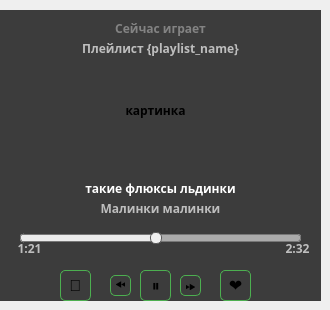
    <widget class="QWidget" name="homepage">
     <widget class="QWidget" name="widget_7" native="true">
      <property name="geometry">
       <rect>
        <x>0</x>
        <y>10</y>
        <width>321</width>
        <height>291</height>
       </rect>
      </property>
      <property name="styleSheet">
       <string notr="true">background-color: rgb(60, 60, 60);</string>
      </property>
      <widget class="QLabel" name="imgtrackmain">
       <property name="geometry">
        <rect>
         <x>90</x>
         <y>50</y>
         <width>131</width>
         <height>101</height>
        </rect>
       </property>
       <property name="font">
        <font>
         <family>Metropolis Semi Bold</family>
         <weight>75</weight>
         <bold>true</bold>
        </font>
       </property>
       <property name="text">
        <string>картинка</string>
       </property>
       <property name="alignment">
        <set>Qt::AlignCenter</set>
       </property>
      </widget>
      <widget class="QSlider" name="ProgressTrackSlider">
       <property name="geometry">
        <rect>
         <x>20</x>
         <y>220</y>
         <width>281</width>
         <height>16</height>
        </rect>
       </property>
       <property name="styleSheet">
        <string notr="true">QSlider::groove:horizontal {
    border: 1px solid #bbb;
    background: rgb(171, 171, 171);
    height: 6px;
    border-radius: 3px;
}

QSlider::sub-page:horizontal {
    background: rgb(235, 235, 235);
    border: 1px solid #777;
    height: 6px;
    border-radius: 3px;
}

QSlider::add-page:horizontal {
    background: rgb(171, 171, 171);
    border: 1px solid #777;
    height: 6px;
    border-radius: 3px;
}

QSlider::handle:horizontal {
    background: rgb(240, 240, 240);
    border: 1px solid #5c5c5c;
    width: 10px;
    height: 10px;
    margin: -3px 0; /* centering the handle vertically */
    border-radius: 5px; /* making it circular */
}

QSlider::handle:horizontal:hover {
    background: rgb(243, 243, 243); /* slightly lighter green */
}

QSlider::handle:horizontal:pressed {
    background:  rgb(255, 255, 255); /* slightly darker green */
}
</string>
       </property>
       <property name="value">
        <number>48</number>
       </property>
       <property name="orientation">
        <enum>Qt::Horizontal</enum>
       </property>
      </widget>
      <widget class="QPushButton" name="prevtrackbtnmain">
       <property name="geometry">
        <rect>
         <x>110</x>
         <y>265</y>
         <width>21</width>
         <height>21</height>
        </rect>
       </property>
       <property name="styleSheet">
        <string notr="true">    QPushButton {
        background: none;
        border: 2px solid green; /* зелена обводка */
        color: #000; /* чорний колір тексту */
        padding: 10px 20px;
        font-size: 16px;
    border: 1px solid #4CAF50;
    border-radius: 5px;
    padding: 5px;
    }
QPushButton:hover {
    background-color: #66BB6A;
}

QPushButton:pressed {
    background-color: #388E3C;
}</string>
       </property>
       <property name="text">
        <string>⏮️</string>
       </property>
      </widget>
      <widget class="QPushButton" name="pausebtnmain">
       <property name="geometry">
        <rect>
         <x>140</x>
         <y>260</y>
         <width>31</width>
         <height>31</height>
        </rect>
       </property>
       <property name="styleSheet">
        <string notr="true">    QPushButton {
        background: none;
        border: 2px solid green; /* зелена обводка */
        color: #000; /* чорний колір тексту */
        padding: 10px 20px;
        font-size: 16px;
    border: 1px solid #4CAF50;
    border-radius: 5px;
    padding: 5px;
    }
QPushButton:hover {
    background-color: #66BB6A;
}

QPushButton:pressed {
    background-color: #388E3C;
}</string>
       </property>
       <property name="text">
        <string>⏸️</string>
       </property>
      </widget>
      <widget class="QPushButton" name="nextbtnmain">
       <property name="geometry">
        <rect>
         <x>180</x>
         <y>265</y>
         <width>21</width>
         <height>21</height>
        </rect>
       </property>
       <property name="styleSheet">
        <string notr="true">    QPushButton {
        background: none;
        border: 2px solid green; /* зелена обводка */
        color: #000; /* чорний колір тексту */
        padding: 10px 20px;
        font-size: 16px;
    border: 1px solid #4CAF50;
    border-radius: 5px;
    padding: 5px;
    }
QPushButton:hover {
    background-color: #66BB6A;
}

QPushButton:pressed {
    background-color: #388E3C;
}</string>
       </property>
       <property name="text">
        <string>⏭️</string>
       </property>
      </widget>
      <widget class="QPushButton" name="btnaddtoplaylistmain">
       <property name="geometry">
        <rect>
         <x>60</x>
         <y>260</y>
         <width>31</width>
         <height>31</height>
        </rect>
       </property>
       <property name="styleSheet">
        <string notr="true">    QPushButton {
        background: none;
        border: 2px solid green; /* зелена обводка */
        color: #000; /* чорний колір тексту */
        padding: 10px 20px;
        font-size: 16px;
    border: 1px solid #4CAF50;
    border-radius: 5px;
    padding: 5px;
    }
QPushButton:hover {
    background-color: #66BB6A;
}

QPushButton:pressed {
    background-color: #388E3C;
}</string>
       </property>
       <property name="text">
        <string>🔰</string>
       </property>
      </widget>
      <widget class="QPushButton" name="btnaddtoplikelistmain">
       <property name="geometry">
        <rect>
         <x>220</x>
         <y>260</y>
         <width>31</width>
         <height>31</height>
        </rect>
       </property>
       <property name="styleSheet">
        <string notr="true">    QPushButton {
        background: none;
        border: 2px solid green; /* зелена обводка */
        color: #000; /* чорний колір тексту */
        padding: 10px 20px;
        font-size: 16px;
    border: 1px solid #4CAF50;
    border-radius: 5px;
    padding: 5px;
    }
QPushButton:hover {
    background-color: #66BB6A;
}

QPushButton:pressed {
    background-color: #388E3C;
}</string>
       </property>
       <property name="text">
        <string>❤️</string>
       </property>
      </widget>
      <widget class="QLabel" name="track_name">
       <property name="geometry">
        <rect>
         <x>20</x>
         <y>170</y>
         <width>281</width>
         <height>16</height>
        </rect>
       </property>
       <property name="font">
        <font>
         <family>Metropolis Semi Bold</family>
         <weight>75</weight>
         <bold>true</bold>
        </font>
       </property>
       <property name="styleSheet">
        <string notr="true">color: rgb(255, 255, 255);</string>
       </property>
       <property name="text">
        <string>такие флюксы льдинки</string>
       </property>
       <property name="alignment">
        <set>Qt::AlignCenter</set>
       </property>
      </widget>
      <widget class="QLabel" name="track_author">
       <property name="geometry">
        <rect>
         <x>20</x>
         <y>190</y>
         <width>281</width>
         <height>16</height>
        </rect>
       </property>
       <property name="font">
        <font>
         <family>Metropolis Semi Bold</family>
         <weight>75</weight>
         <bold>true</bold>
        </font>
       </property>
       <property name="styleSheet">
        <string notr="true">color: rgb(190, 190, 190);</string>
       </property>
       <property name="text">
        <string>Малинки малинки</string>
       </property>
       <property name="alignment">
        <set>Qt::AlignCenter</set>
       </property>
      </widget>
      <widget class="QLabel" name="nowtimetrack">
       <property name="geometry">
        <rect>
         <x>-1</x>
         <y>230</y>
         <width>61</width>
         <height>16</height>
        </rect>
       </property>
       <property name="font">
        <font>
         <family>Metropolis Semi Bold</family>
         <weight>75</weight>
         <bold>true</bold>
        </font>
       </property>
       <property name="styleSheet">
        <string notr="true">color: rgb(190, 190, 190);
background-color: rgba(255, 255, 255, 0);</string>
       </property>
       <property name="text">
        <string>1:21</string>
       </property>
       <property name="alignment">
        <set>Qt::AlignCenter</set>
       </property>
      </widget>
      <widget class="QLabel" name="alltimetrack">
       <property name="geometry">
        <rect>
         <x>267</x>
         <y>230</y>
         <width>61</width>
         <height>16</height>
        </rect>
       </property>
       <property name="font">
        <font>
         <family>Metropolis Semi Bold</family>
         <weight>75</weight>
         <bold>true</bold>
        </font>
       </property>
       <property name="styleSheet">
        <string notr="true">color: rgb(190, 190, 190);
background-color: rgba(255, 255, 255, 0);</string>
       </property>
       <property name="text">
        <string>2:32</string>
       </property>
       <property name="alignment">
        <set>Qt::AlignCenter</set>
       </property>
      </widget>
      <widget class="QLabel" name="label_19">
       <property name="geometry">
        <rect>
         <x>20</x>
         <y>10</y>
         <width>281</width>
         <height>16</height>
        </rect>
       </property>
       <property name="font">
        <font>
         <family>Metropolis Semi Bold</family>
         <weight>75</weight>
         <bold>true</bold>
        </font>
       </property>
       <property name="styleSheet">
        <string notr="true">background-color: rgba(255, 255, 255, 0);
color: rgba(173, 173, 173, 160);</string>
       </property>
       <property name="text">
        <string>Сейчас играет</string>
       </property>
       <property name="alignment">
        <set>Qt::AlignCenter</set>
       </property>
      </widget>
      <widget class="QLabel" name="playlistnamemain">
       <property name="geometry">
        <rect>
         <x>20</x>
         <y>30</y>
         <width>281</width>
         <height>16</height>
        </rect>
       </property>
       <property name="font">
        <font>
         <family>Metropolis Semi Bold</family>
         <weight>75</weight>
         <bold>true</bold>
        </font>
       </property>
       <property name="styleSheet">
        <string notr="true">color: rgb(190, 190, 190);
background-color: rgba(255, 255, 255, 0);</string>
       </property>
       <property name="text">
        <string>Плейлист {playlist_name}</string>
       </property>
       <property name="alignment">
        <set>Qt::AlignCenter</set>
       </property>
      </widget>
     </widget>
    </widget>
